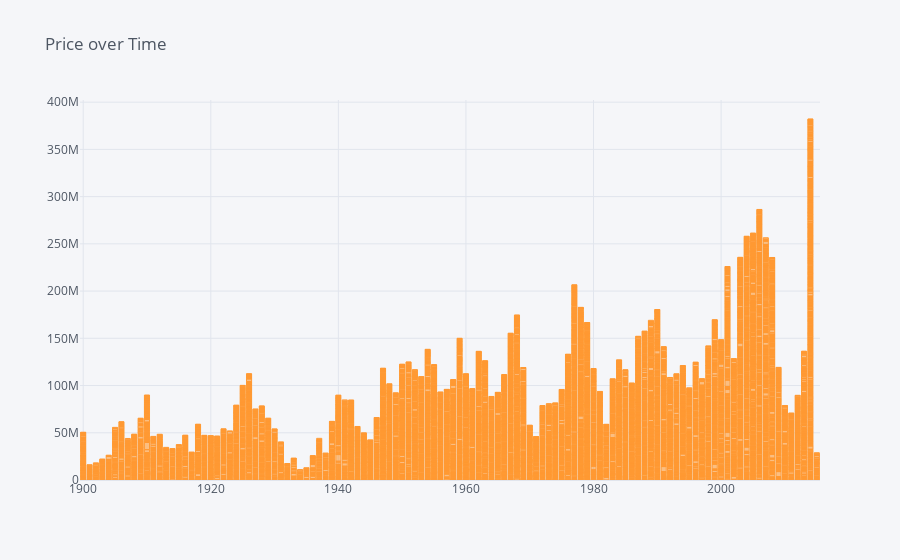

The notebook cell saved with this chart:
### Code cell
cdata.iplot(kind='bar',y='price',x='yr_built',title='Price over Time')

### Figure 1 — Plotly figure (JSON) as saved in the notebook; plotly's stock layout.template omitted (floating-point values rounded to 4 significant figures; data arrays with more than 128 entries replaced by an {"elided": "..."} marker saying what was removed)
{"data": [{"marker": {"color": "rgba(255, 153, 51, 0.6)", "line": {"color": "rgba(255, 153, 51, 1.0)", "width": 1}}, "name": "price", "orientation": "v", "text": "", "type": "bar", "x": {"elided": "21613 int values"}, "y": {"elided": "21613 int values"}}], "layout": {"legend": {"bgcolor": "#F5F6F9", "font": {"color": "#4D5663"}}, "paper_bgcolor": "#F5F6F9", "plot_bgcolor": "#F5F6F9", "title": {"font": {"color": "#4D5663"}, "text": "Price over Time"}, "xaxis": {"gridcolor": "#E1E5ED", "showgrid": true, "tickfont": {"color": "#4D5663"}, "title": {"font": {"color": "#4D5663"}, "text": ""}, "zerolinecolor": "#E1E5ED"}, "yaxis": {"gridcolor": "#E1E5ED", "showgrid": true, "tickfont": {"color": "#4D5663"}, "title": {"font": {"color": "#4D5663"}, "text": ""}, "zerolinecolor": "#E1E5ED"}}}
